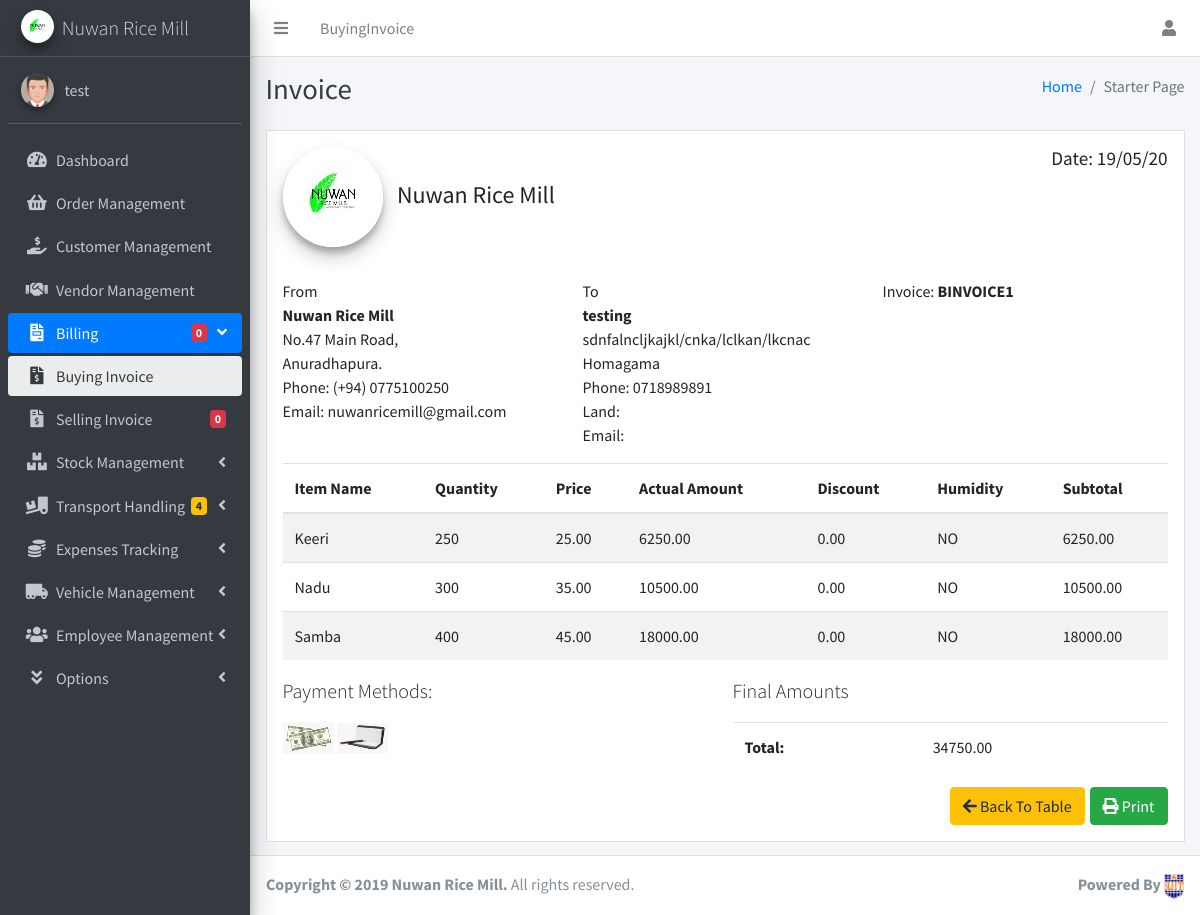
The app's page /Billing/buyingInvoice.php?&byninvid=11 (signed in) with its own data.
### tables this page shows
CREATE TABLE `buyinginvoicelist` (
  `id` int(11) NOT NULL,
  `BInvoiceID` varchar(50) NOT NULL,
  `orderDate` date NOT NULL,
  `vendorid` int(11) NOT NULL,
  `finalAmount` decimal(10,2) NOT NULL
);

CREATE TABLE `vendor` (
  `vendorID` int(11) NOT NULL,
  `VenID` varchar(50) NOT NULL,
  `vName` varchar(100) NOT NULL,
  `vMNumber` varchar(10) NOT NULL,
  `vLNumber` varchar(10) DEFAULT NULL,
  `vEmail` varchar(150) DEFAULT NULL,
  `vAddress` varchar(250) NOT NULL,
  `vCity` varchar(50) NOT NULL,
  `vDistrict` varchar(50) NOT NULL
);

CREATE TABLE `buyinginvoiceitem` (
  `id` int(11) NOT NULL,
  `inlistTableId` int(11) NOT NULL,
  `BInvoiceID` varchar(50) NOT NULL,
  `itemName` varchar(60) NOT NULL,
  `itemQuantity` int(11) NOT NULL,
  `itemPrice` decimal(10,2) NOT NULL,
  `actualAmount` decimal(10,2) NOT NULL,
  `discount` decimal(10,2) NOT NULL,
  `humidity` varchar(20) NOT NULL,
  `total` decimal(10,2) NOT NULL
);

CREATE TABLE `items` (
  `I_ID` int(11) NOT NULL,
  `itemID` varchar(50) NOT NULL,
  `itemName` varchar(150) NOT NULL
);

### Billing/buyingInvoice.php (the view, shortened to what the rows shown need)
<?php
include '../inc/dbconnect.php';
include '../inc/Dashboardcalculations.php';
if (isset($_GET["byninvid"])) {
    $byninvoicelistid = $_GET["byninvid"];
    $sql = "SELECT bi.itemName,i.itemName,bi.itemQuantity,bi.itemPrice,bi.actualAmount,bi.discount,bi.humidity,bi.total FROM buyinginvoicelist b,buyinginvoiceitem bi,items i WHERE bi.inlistTableId = b.id AND bi.itemName = i.I_ID AND bi.inlistTableId = {$byninvoicelistid}";
    $result = mysqli_query($con, $sql);
    $sql = "SELECT b.BInvoiceID,v.vName,v.vMNumber,v.vLNumber,v.vEmail,v.vAddress,v.vCity,b.finalAmount FROM buyinginvoicelist b,vendor v WHERE b.vendorid = v.vendorID AND b.id ={$byninvoicelistid}";
    $resultset = mysqli_query($con, $sql);
    $resl = mysqli_fetch_assoc($resultset);
    $invoiceid = $resl['BInvoiceID'];
    $vendorname  = $resl['vName'];
    $vendoraddress = $resl['vAddress'];
    $vendercity = $resl['vCity'];
    $vendormobile = $resl['vMNumber'];
    $vendorland = $resl['vLNumber'];
    $vendoremail = $resl['vEmail'];
    $finalAmount = $resl['finalAmount'];
}
?>
<!DOCTYPE html>
<html lang="en">
<head>
    <link rel="stylesheet" href="../dist/css/customCSS.css">
    <link rel="stylesheet" href="../plugins/overlayScrollbars/css/OverlayScrollbars.min.css">
    <link rel="stylesheet" href="../plugins/fontawesome-free/css/all.min.css">
    <link rel="stylesheet" href="../dist/css/adminlte.min.css">
    <link rel="stylesheet" href="../plugins/datatables-bs4/css/dataTables.bootstrap4.css">
</head>
<body class="hold-transition sidebar-mini layout-fixed layout-navbar-fixed layout-footer-fixed">
    <div class="wrapper">
                                        <span class="badge badge-warning right"><?php num_of_transportAction(); ?></span>
        <div class="content-wrapper">
            <div class="content-header">
                <div class="container-fluid">
                    <div class="row mb-2">
                        <div class="col-sm-6">
                            <h1 class="m-0 text-dark">Invoice</h1>
                        </div>
                    </div>
                </div>
            </div>
            <div class="content">
                <div class="container-fluid">
                    <div class="row">
                        <div class="col-12">
                            <div class="invoice p-3 mb-3">
                                <div class="row invoice-info">
                                    <div class="col-sm-4 invoice-col">
                                        To
                                        <address>
                                            <strong><?php echo $vendorname ?></strong><br>
                                            <?php echo $vendoraddress ?><br>
                                            <?php echo $vendercity ?><br>
                                            Phone: <?php echo $vendormobile ?><br>
                                            Land:<?php echo $vendorland ?><br>
                                            Email: <?php echo $vendoremail ?>
                                        </address>
                                    </div>
                                    <div class="col-sm-4 invoice-col">
                                        Invoice: <b><?php echo $invoiceid ?></b><br>
                                    </div>
                                </div>
                                <div class="row">
                                    <div class="col-12 table-responsive">
                                        <table class="table table-striped">
                                            <thead>
                                                <tr>
                                                    <th>Item Name</th>
                                                    <th>Quantity</th>
                                                    <th>Price</th>
                                                    <th>Actual Amount</th>
                                                    <th>Discount</th>
                                                    <th>Humidity</th>
                                                    <th>Subtotal</th>
                                                </tr>
                                            </thead>
                                            <tbody>
                                                <?php
                                                while ($row = mysqli_fetch_assoc($result)) {
                                                    $itemName = $row['itemName'];
                                                    $quantity = $row['itemQuantity'];
                                                    $price = $row['itemPrice'];
                                                    $actualAmount = $row['actualAmount'];
                                                    $discount = $row['discount'];
                                                    $humidity = $row['humidity'];
                                                    $subtotal = $row['total'];
                                                ?>
                                                    <tr>
                                                        <td><?php echo $itemName ?></td>
                                                        <td><?php echo $quantity ?></td>
                                                        <td><?php echo $price ?></td>
                                                        <td><?php echo $actualAmount ?></td>
                                                        <td><?php echo $discount ?></td>
                                                        <td><?php echo $humidity ?></td>
                                                        <td><?php echo $subtotal ?></td>
                                                    </tr>
                                                <?php
                                                }
                                                ?>
                                            </tbody>
                                        </table>
                                    </div>
                                </div>
                                <div class="row">
                                    <div class="col-6">
                                        <div class="table-responsive">
                                            <table class="table">
                                                <tr>
                                                    <th>Total:</th>
                                                    <td><?php echo $finalAmount ?></td>
                                                </tr>
                                            </table>
                                        </div>
                                    </div>
                                </div>
                            </div>
                        </div>
                    </div>
                </div>
            </div>
        </div>
    </div>
</body>
</html>

### records on screen
buyinginvoicelist: vendorid.vName "testing", vendorid.vAddress "sdnfalncljkajkl/cnka/lclkan/lkcnac", vendorid.vCity "Homagama", vendorid.vMNumber "0718989891", BInvoiceID "BINVOICE1", finalAmount "34750.00"
buyinginvoiceitem: items.itemName "Keeri", itemQuantity "250", itemPrice "25.00", actualAmount "6250.00", discount "0.00", humidity "NO", total "6250.00"
buyinginvoiceitem: items.itemName "Nadu", itemQuantity "300", itemPrice "35.00", actualAmount "10500.00", discount "0.00", humidity "NO", total "10500.00"
buyinginvoiceitem: items.itemName "Samba", itemQuantity "400", itemPrice "45.00", actualAmount "18000.00", discount "0.00", humidity "NO", total "18000.00"

### other values on screen
$_SESSION['username'] "test"
$result "0 0"
$result "4"
